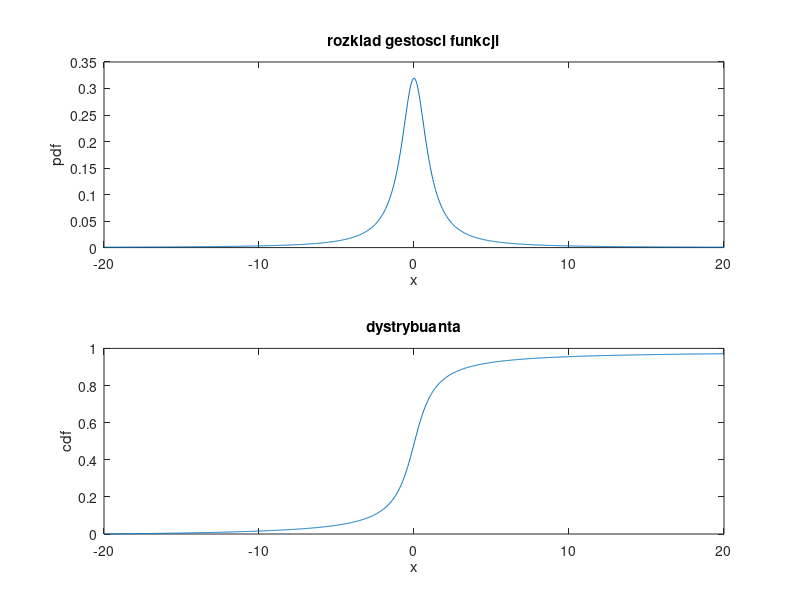

MATLAB code to generate this figure:
clear all
gamma = 1;
x0 = 0;
C_trial = 1;

f = @(x, gamma, x0, C_trial) C_trial./(pi*gamma*(1+((x-x0)/gamma).^2));

N_randoms = 5e7;

x_plot = linspace(-20,20,1000);
y_plot = f(x_plot, gamma, x0, C_trial);

width = 10000;
random_x = -width/2 + width*rand(N_randoms, 1);
rectangle_height = 1.01*max(y_plot);
random_y = rectangle_height*rand(N_randoms, 1);
rectangle_area = rectangle_height*width;
random_x_func_values = f(random_x, gamma, x0, C_trial);
points_under_curve = sum(random_x_func_values > random_y)
ratio_points = points_under_curve/N_randoms
integral_value = ratio_points * rectangle_area

C = integral_value;
y_plot = f(x_plot, gamma, x0, C);

subplot(2,1,1);
plot(x_plot, y_plot);
title('rozklad gestosci funkcji')
xlabel('x')
ylabel('pdf')

y_cdf = cumtrapz(x_plot, y_plot);
subplot(2,1,2);
plot(x_plot, y_cdf);
title('dystrybuanta')
xlabel('x')
ylabel('cdf')


f_mean = trapz(x_plot, y_plot.*x_plot)
f_variance = trapz(x_plot, y_plot.*(x_plot-f_mean).^2)

search_kwantyla = @(a)(abs(y_cdf-a));
[smiec, kwantyl1_idx] = min(search_kwantyla(0.25));
[smiec, kwantyl2_idx] = min(search_kwantyla(0.5));
[smiec, kwantyl3_idx] = min(search_kwantyla(0.75));
kwantyl1 = x_plot(kwantyl1_idx)
kwantyl2 = x_plot(kwantyl2_idx)
kwantyl3 = x_plot(kwantyl3_idx)